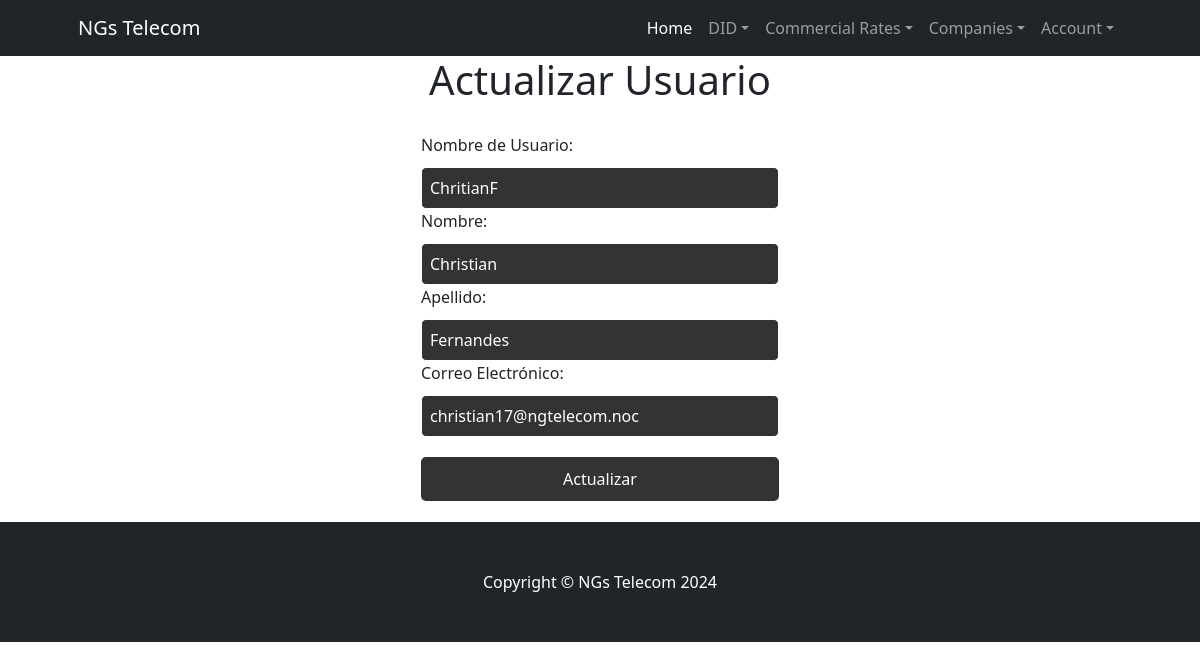
The app's page /Accounts/users/update/2/ (signed in) with its own data.
### accounts/models.py (models this page shows, shortened)
class CustomUser(AbstractUser):
    email = models.EmailField(unique=True)
    is_technical = models.BooleanField(default=False)
    is_commercial = models.BooleanField(default=False)
    USERNAME_FIELD = 'username'
    REQUIRED_FIELDS = ['email', 'first_name', 'last_name']

### accounts/views.py (the view)
# urls.py: path('users/update/<int:pk>/', UserUpdateView.as_view(), name='user_update'),
class UserUpdateView(UserPassesTestMixin, UpdateView):
    model = CustomUser
    fields = ['username', 'first_name', 'last_name', 'email']
    template_name = 'accounts/UpdateUsers.html'
    success_url = reverse_lazy('user_list')
    def test_func(self):
        return self.request.user.is_superuser

### accounts/templates/accounts/UpdateUsers.html (shortened to what this page needs)
<!DOCTYPE html>
<html lang="en">
<head>
</head>
<body>
    {% extends "dids/inicio.html" %} {% load static %}
    {% block contenidoQueCambia %}
    <h1>Actualizar Usuario</h1>
    <form method="POST">
        <label for="username">Nombre de Usuario:</label>
        <input type="text" id="username" name="username" value="{{ object.username }}" required>
        <label for="first_name">Nombre:</label>
        <input type="text" id="first_name" name="first_name" value="{{ object.first_name }}" required>
        <label for="last_name">Apellido:</label>
        <input type="text" id="last_name" name="last_name" value="{{ object.last_name }}" required>
        <label for="email">Correo Electrónico:</label>
        <input type="email" id="email" name="email" value="{{ object.email }}" required>
        <input type="submit" value="Actualizar">
    </form>
    {% endblock %}

### accounts/templates/accounts/UpdateUsers.html (style rules this page uses)
body { background-color: black; color: white; font-family: Arial, sans-serif; }
h1 { text-align: center; }
form { max-width: 400px; margin: 0 auto; padding: 20px; border: 1px solid white; border-radius: 10px; }
label, input { display: block; width: 100%; margin-bottom: 10px; }
input[type="text"], input[type="email"] { padding: 8px; border-radius: 5px; border: 1px solid white; background-color: #333; color: white; }
input[type="submit"] { padding: 10px 20px; border: none; border-radius: 5px; background-color: #333; color: white; cursor: pointer; margin-top: 20px; }

### records on screen
CustomUser: username "ChritianF", first_name "Christian", last_name "Fernandes", email "christian17@ngtelecom.noc"
